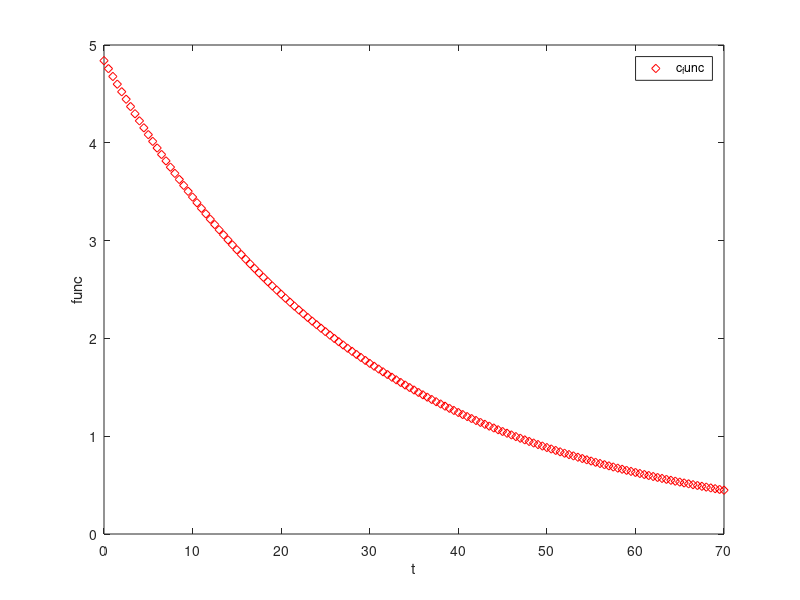

This figure's MATLAB source:
% Given experimental data
t_exp = 10:10:60;
c_exp = [3.4 2.6 1.6 1.3 1.0 0.5];
t = 0:.5:70;
% Expected function
c_func = 4.84.*exp(-.034.*t)
t_func = (log(c_func./4.84))/-.034

% Plot
plot(t,c_func,'rd')
xlabel('t')
ylabel('func')
legend('c_func')